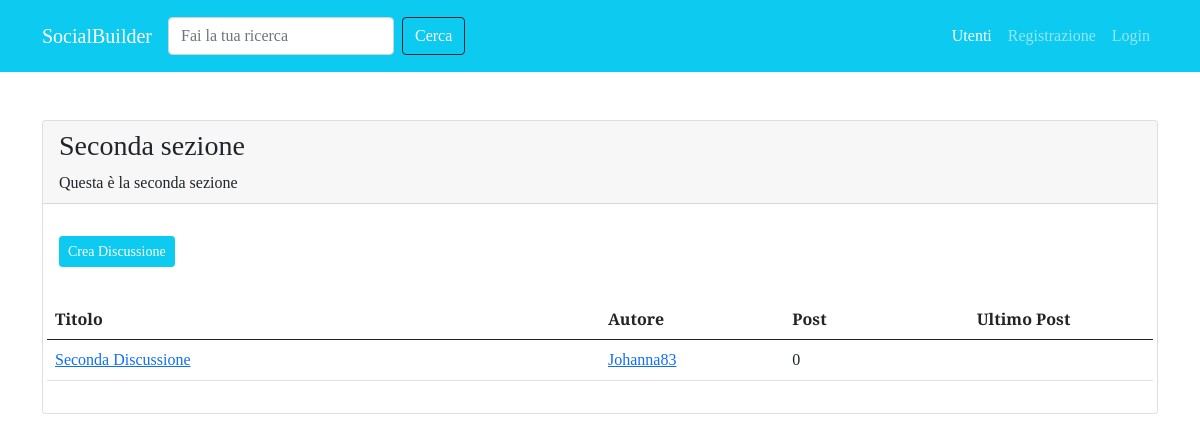
The page /forum/sezione/2 on the database its author committed.
### forum/models.py (models this page shows, shortened)
class Sezione(models.Model):
    nome_sezione = models.CharField(max_length=80)
    descrizione = models.CharField(max_length=150, blank=True, null= True)
    logo_sezione = models.ImageField(blank=True, null=True)
    class Meta:
        verbose_name = "Sezione"
        verbose_name_plural = "Sezioni"

class Discussione(models.Model):
    titolo = models.CharField(max_length=120)
    data_creazione = models.DateTimeField(auto_now_add=True)
    autore_discussione = models.ForeignKey(User, on_delete=models.CASCADE, related_name="discussioni")
    sezione_appartenenza = models.ForeignKey(Sezione, on_delete=models.CASCADE)
    def get_absolute_url(self):
        return reverse("discussione", kwargs={"pk": self.pk})
    class Meta:
        verbose_name = "Discussione"
        verbose_name_plural = "Discussioni"

### forum/views.py (the view)
# urls.py: path('sezione/<int:pk>', views.visualizza_sezione, name='sezione'),
def visualizza_sezione(request, pk):
    sezione = get_object_or_404(Sezione, pk=pk)
    discussione_sezione = Discussione.objects.filter(
        sezione_appartenenza=sezione
    ).order_by("-data_creazione")
    context = {"sezione": sezione, "discussioni" : discussione_sezione }
    return render(request, 'forum/singola_sezione.html', context)

### forum/templates/forum/singola_sezione.html (shortened to what this page needs)
{% extends 'base.html' %}
{% block content %}
    <div class="card">
        <div class="card-header">
            <h3>{{ sezione.nome_sezione }}</h3>
            <p class="card-text"> {{sezione.descrizione}} </p>
        </div>
        <div class="card-body">
            <a class ="btn btn-sm btn-info text-white my-3" href="{% url 'crea_discussione' pk=sezione.pk %}">Crea Discussione</a>
            <table class="table mt-3">
                <thead>
                    <tr class="row">
                        <th class="col-lg-6 col-4">Titolo</th>
                        <th class="col-lg-2 col-3">Autore</th>
                        <th class="col-lg-2 col-2">Post</th>
                        <th class="col-lg-2 col-2">Ultimo Post</th>
                    </tr>
                </thead>
                <tbody>
                    <tr class="row">
                        {% for discussione in discussioni %}
                            <td class="col-lg-6 col-4">
                                <a href="{{ discussione.get_absolute_url }}">{{ discussione.titolo }}</a>
                            </td>
                            <td class="col-lg-2 col-3">
                                <a href="{% url 'user_profile' username=discussione.autore_discussione.username %}">{{ discussione.autore_discussione }}</a>
                            </td>
                            <td class="col-lg-2 col-2">{{ discussione.post_set.count }}</td>
                            <td class="col-lg-2 col-3">{{ discussione.post_set.last.data_creazione |timesince }}</td>
                        {% endfor %}
                    </tr>
                </tbody>
            </table>
        </div>
    </div>
{% endblock content %}

### static-storage/css/style.css (style rules this page uses)
body { font-family: 'Slabo 27px', serif; }

### rows shown on the page
Sezione: nome_sezione "Seconda sezione", descrizione "Questa è la seconda sezione"
Discussione: titolo "Seconda Discussione", autore_discussione "Johanna83", post_set.count "0"
